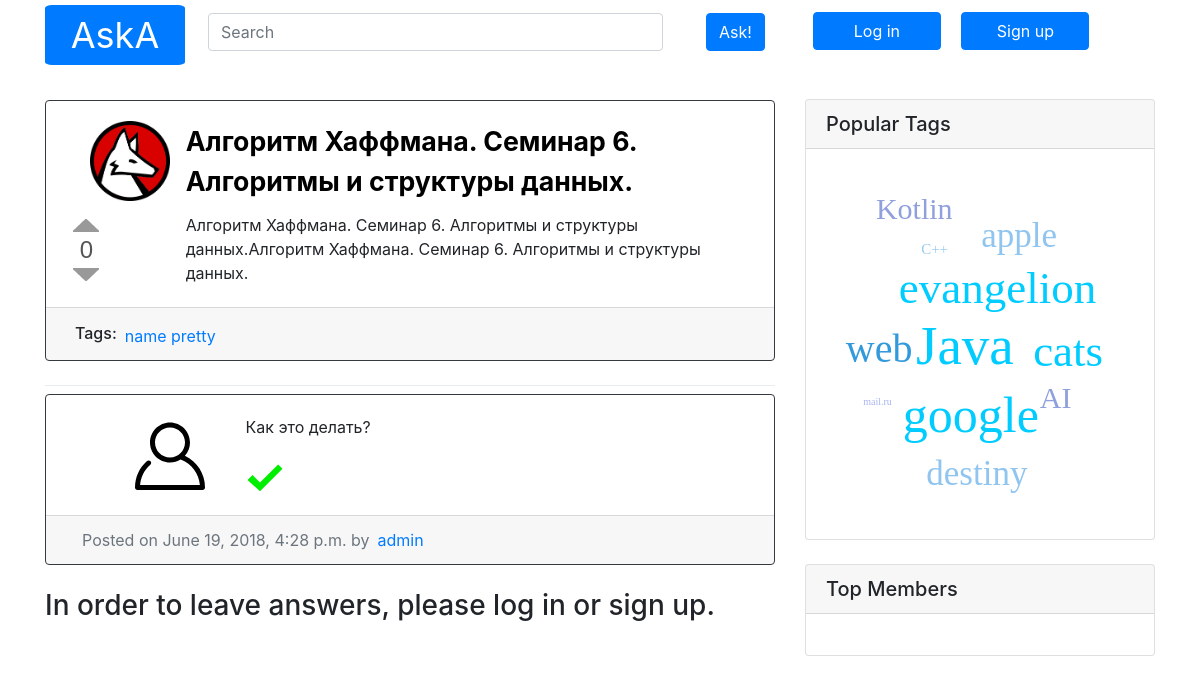
The page /question/326 on the database its author committed.
### question_list/models.py (models this page shows, shortened)
class Question(models.Model):
    title = models.CharField(max_length=200)
    text = models.TextField()
    author = models.ForeignKey('User', related_name='questions', on_delete=models.CASCADE)
    created = models.DateTimeField(default=timezone.now)
    tags = models.ManyToManyField('Tag', related_name='questions')
    rating = models.IntegerField(default=0)
    objects = QuestionManager()
    class Meta:
        ordering = ['created']

class User(models.Model):
    user = models.OneToOneField(jUser, related_name='profile', on_delete=models.CASCADE)
    avatar = models.ImageField(upload_to='users_avatars', blank=True)
    rating = models.IntegerField(default=0)
    objects = UserManager()

class Tag(models.Model):
    text = models.CharField(max_length=20, unique=True)
    def get_absolute_tag_url(self):
        return "/tag/%s" % self.text

class Answer(models.Model):
    text = models.TextField(max_length=3000)
    author = models.ForeignKey('User', related_name='answers', on_delete=models.CASCADE)
    question = models.ForeignKey('Question', related_name='answers', on_delete=models.CASCADE)
    is_correct = models.BooleanField(default=False)
    created = models.DateTimeField(default=timezone.now)
    rating = models.IntegerField(default=0)
    class Meta:
        ordering = ['-rating']

### question_list/views.py (the view, shortened to what this page needs)
# urls.py: path('question/<int:question_id>', views.question_view, name='question'),
def question_view(request, question_id):
    question = get_object_or_404(Question, pk=question_id)
    answers = question.answers.all()
    tags = question.tags.all()
    form = AnswerModelForm()
    return render(request, 'question_list/question.html', {'question': question, 'answers': answers, 'tags': tags, 'form': form})

### question_list/models.py
class AnswerModelForm(forms.ModelForm):
    class Meta:
        model = Answer
        fields = ('text',)
        widgets = {
            'text': forms.Textarea(attrs = {
                'rows': 5, 'cols': 120, 'class': "form-control", 'id': "questionBody", 'placeholder': "Type here..."
                }),
        }
        label=''
        labels = { 'text': ('') }
        error_messages = {
            'text': {
                'max_length': ("This answer is too long."),
                'required': ("Please, enter an answer!"),
            },
        }

### question_list/templates/question_list/question.html (shortened to what this page needs)
{% extends "question_list/base.html" %}
{% load staticfiles %}
                {% block content %}
                <div class="col-md-8">
                    <div class="card mb-4 border-dark">
                        <div class="card-body">
                          <div class="row">
                              <div class="col-md-2">
                                  <img class="ml-4 img-circle img-fluid usericon-big rounded" title="{{ question.author.user.username }}"
                                    {% if question.author.avatar %} src="{{ question.author.avatar.url }}"
                                    {% else %}
                                    src="{% static 'img/icon128.svg' %}"
                                    {% endif %} >
                              </div>
                              <div class="col-md-10">
                                <p class="question card-title">{{ question.title }}</p>
                              </div>
                            </div>
                            <div class="row">
                              <div class="examples col-md-2" id="vote1"></div>
                              <div class="col-md-10">{{ question.text }}</div>
                            </div>
                          </div>
                          <div class="card-footer">
                          <div class="row">
                            <h6 class="ml-4 my-1">Tags:</h6>
                            <div class="ml-2 text-muted mt-1">
                              {% for tag in tags %}
                              <a href="{{ tag.get_absolute_tag_url }}">{{ tag.text }}</a>
                              {% endfor %}
                            </div>
                          </div>
                        </div>
                      </div>
                      <div class="dropdown-divider"></div>
                      {% for answer in answers %}
                      <div class="card mb-4 border-dark" id="answer{{ answer.id }}">
                        <div class="card-body">
                          <div class="row">
                            <div class="examples col-md-1" id="vote{{ answer.id }}"></div>
                              <div class="col-md-2">
                                  <img class="ml-1 img-circle img-fluid usericon-big rounded"
                                  {% if answer.author.avatar %} src="{{ answer.author.avatar.url }}"
                                  {% else %}
                                  src="{% static 'img/icon128.svg' %}"
                                  {% endif %}
                                  >
                              </div>
                              <div class="col-md-8">
                                  <p class="card-text">
                                  {{ answer.text }}
                                  </p>
                                  {% if answer.is_correct %}
                                  <img src="{% static 'img/check.svg' %}" alt="correct" class="checked">
                                  {% endif %}
                              </div>
                            </div>
                          </div>
                          <div class="card-footer">
                          <div class="row ml-3">
                            <div class="text-muted">Posted on {{ answer.created }} by </div>
                            <a class="ml-2" href="#"> {{ answer.author.user.username }} </a>
                          </div>
                        </div>
                      </div>
                      {% endfor %}
                          {% if user.is_authenticated %}
                                {% ifnotequal user question.author.user %}
                                  <form action="{% url 'question_list:question' %}/{{ question.id }}" method="post" novalidate>
                                    <h3>Have your own opinion? Share it!</h3>
                                    {% csrf_token %}
                                    {{ form }}
                                    </br>
                                    <button type="submit" class="btn btn-primary mb-2">Answer!</button>
                                  </form>
                                {% else %}
                                  <h3>You cannot answer to your own question!</h3>
                                {% endifnotequal %}
                          {% else %}
                            <h3>In order to leave answers, please log in or sign up.</h3>
                          {% endif %}
                    </div>
                {% endblock %}

### question_list/templates/question_list/base.html (shortened to what this page needs)
{% load staticfiles %}
<html>
    <body>
        <header>
            <nav class="navbar navbar-expand-lg navbar-light bg- fixed-top" id="navbar">
                <div class="container">
                    <a class="icon" href="{% url 'question_list:index' %}">AskA</a>
                  <div class="collapse navbar-collapse" id="navbarResponsive">
                  <form class="col-lg-5 ml-2 col-xl-6" id="searchForm">
                    <input class="form-control" type="text" placeholder="Search">
                  </form>
                  <form class="ml-1" action="{% url 'question_list:ask' %}" id="askBtn">
                    <button class="btn btn-primary my-2 my-sm-0 ml-4" type="submit">Ask!</button>
                  </form>
                  <div>
                    {% if user.is_authenticated %}
                      <div class="card float-right flex-row userCard">
                        <div class="row userProfile">
                          {% if user.profile.avatar %}
                          <img class="ml-4 img-circle img-fluid usericon rounded-circle mt-1" src="{{ user.profile.avatar.url }}">
                          {% else %}
                          <img class="ml-4 img-circle img-fluid usericon rounded-circle" src="{% static 'img/icon128.svg' %}">
                          {% endif %}
                          <h5 class="mt-2 card-title ml-1 text-center">{{ user.username }}</h5>
                          <a class="ml-3 mt-2" href="{% url 'question_list:settings' %}">Settings</a>
                          <a class="ml-3 mt-2" href="{% url 'question_list:logout' %}">Log out</a>
                        </div>
                      </div>
                    {% else %}
                    <div class="buttonGroup ml-5 mb-2 ">
                      <a class="btn btn-primary nav-button" href="{% url 'question_list:login' %}">Log in</a>
                      <a class="btn btn-primary ml-3 nav-button" href="{% url 'question_list:register' %}">Sign up</a>
                    </div>
                    {% endif %}
                  </div>
                </div>
              </nav>
          </header>
          <div class="container">
              <div class="row">
                {% block content %}{% endblock %}
                <div class="col-md-4 right-column">
                  <div class="card my-4">
                    <h5 class="card-header">Popular Tags</h5>
                    <div class="card-body">
                        <div class="col-xl-12 col-lg-10 col-md-10" id="tagCloud">
                      </div>
                    </div>
                  </div>
                  {% block topusers %}
                  <div class="card my-4">
                  <h5 class="card-header">Top Members</h5>
                    <div class="card-body">
                      <div class="row">
                        <div class="col-lg-6">
                        </div>
                        <div class="col-lg-6">
                        </div>
                      </div>
                    </div>
                  </div>
                {% endblock %}
                </div>
              </div>
            </div>
        <head>
            <link rel="stylesheet" href="{% static 'css/bootstrap.min.css' %}">
            <link rel="stylesheet" href="{% static 'css/custom.css' %}">
            <link rel="stylesheet" href="{% static 'css/vote.css' %}">
          </head>
        <div id="templates" class="hidden">
          <div class="upvote">
              <a class="upvote" title="Wow! Thumb up!"></a>
              <span class="count" title="Total number of votes"></span>
              <a class="downvote" title="Useless. Completely and undoubtedly."></a>
          </div>
      </div>
    </body>
</html>

### question_list/static/css/custom.css (style rules this page uses)
.icon { font-size: 36px; color: white; height: 60px; width: 140px; line-height: 60px; border-radius: 5%; text-align: center; background-color: #007bff; }
#navbar { background-color: #ffffff; color: #ffffff; height: 70px; }
#searchForm { margin-top: 10px; }
#askBtn { margin-top: 10px; }
body { padding-top: 100px; }
@media (min-width: 992px) { body { padding-top: 100px; } }
.usericon-big { width: 80px; height: 80px; }
.nav-button { width: 8em; }
.right-column { margin-top: -25px; }
.question { font-size: 20pt; color: black; text-decoration: none; font-weight: bold; }
.checked { width: 40px; height: 40px; }
#tagCloud { width: 100%; height: 350px; background-color:white; font-family:'Segoe'; }
div.jqcloud { font-family: "Helvetica", "Arial", sans-serif; font-size: 10px; line-height: normal; }
div.jqcloud { color: #09f; }
div.jqcloud { overflow: hidden; position: relative; }

### question_list/static/css/vote.css (style rules this page uses)
div.upvote { text-align: center; }
div.upvote a.upvote-enabled { cursor: pointer; }
div.upvote a { color: transparent; background-image: url('../img/sprites-superuser.png?v=1'); background-repeat: no-repeat; overflow: hidden; display: block; margin: 0 auto; width: 41px; height: 25px; }
div.upvote span.count { display: block; font-size: 24px; font-family: Arial, Liberation, Sans, DejaVu Sans, sans-serif; color: #555; text-align: center; line-height: 1; }
div.upvote a.upvote { background-position: 0px -265px; }
div.upvote a.downvote { background-position: 0px -300px; }
.hidden { display: none; }
.examples { overflow: auto; }
.examples div.upvote { float: left; }

### rows shown on the page
Question: author.avatar (picture), title "Алгоритм Хаффмана. Семинар 6. Алгоритмы и структуры данных.", text "Алгоритм Хаффмана. Семинар 6. Алгоритмы и структуры данных.Алгоритм Хаффмана. Семинар 6. Алгоритмы и структуры данных."
Tag: text "name"
Tag: text "pretty"
Answer: text "Как это делать?", is_correct True (drawn), created "June 19, 2018, 4:28 p.m.", author.user.username "admin"
